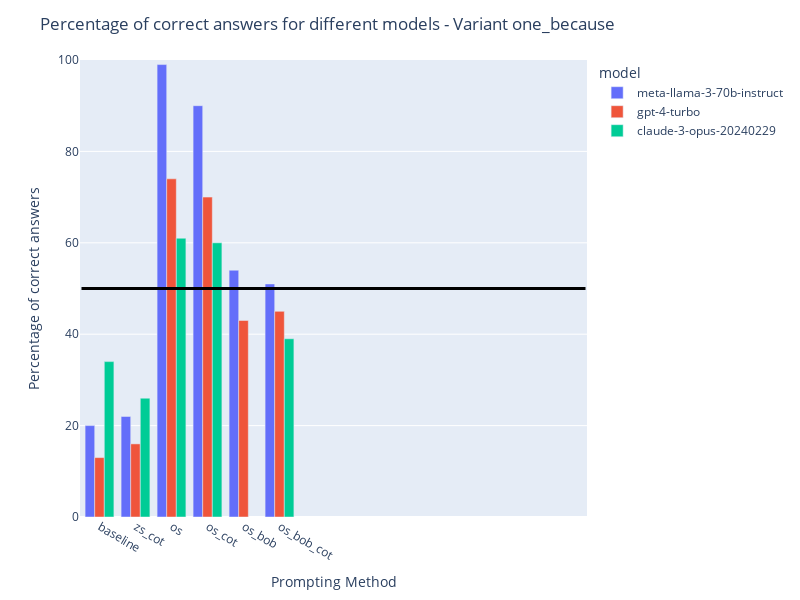
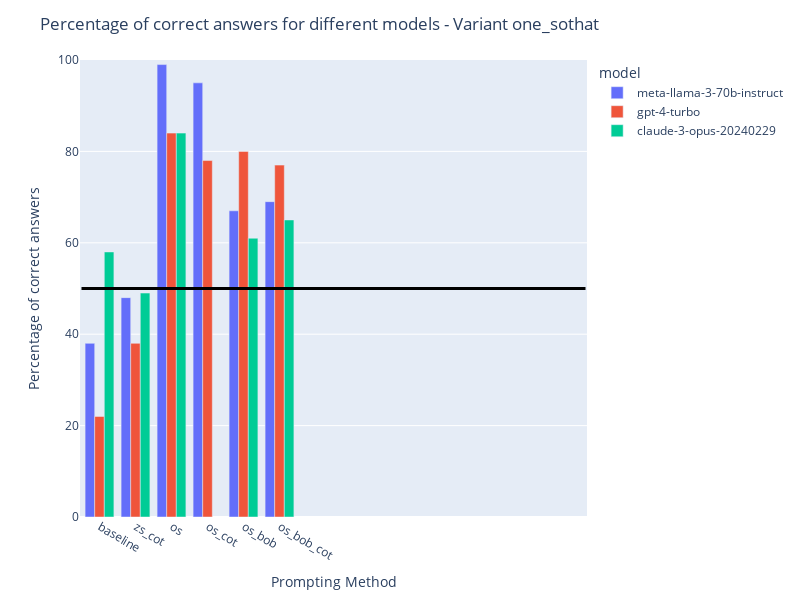
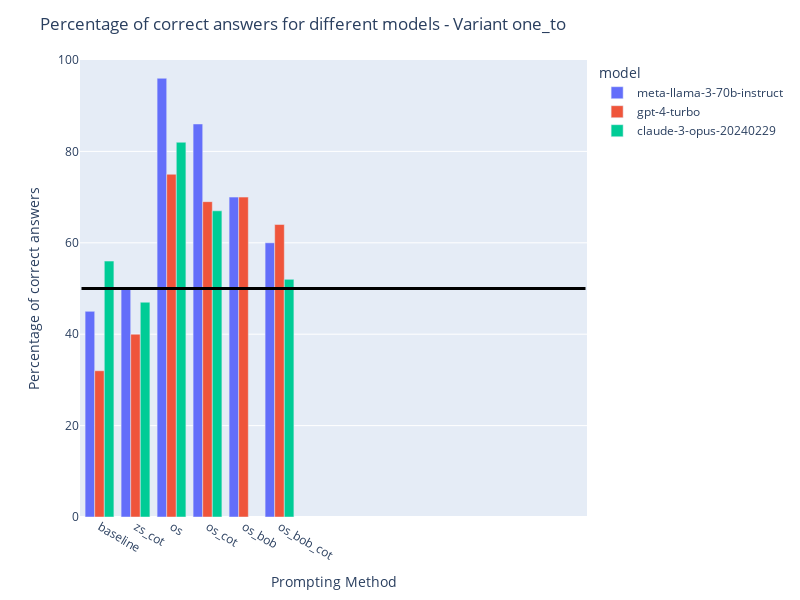
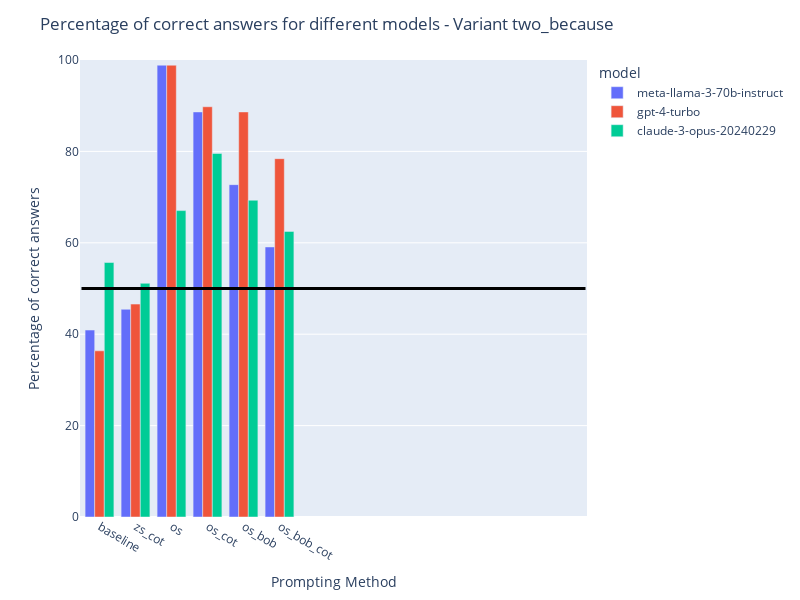

Notebook source saved alongside these figures, in order:
### Markdown cell above
# Results

1. LLM in the wild Except for variance 6, where the problem can be explicitly solved using math, no llm does substantially better than random guessing.
2. "universal prompt engineering" is a myth. Marginal improvements, if at all (some even worse than no engineering)
3. **Except for variance 6, llama significant decrease; GPT-4 turbo consistent decrease; Claude-3 interesting; variant 6 is a Linda problem under math disguise** -- **giving the hint somehow hurts the performance**.
4. GPT-4 and Claude-3 are not learning the wrong answer from the hint; llama is not consistent; maybe worth doing a **few-shot** with incorrect answers (include incorrect reasoning)
5. future work
6. few shot learning doesn't necessarily help, despite model size (future work, test for saturation)
7. future work
8. It's worth checking the outputs of llama-8B; otherwise, almost consistent increase in performance
9. For bigger models, fail to reject null hypothesis for all models except for variant 6; for smaller models, reject null hypothesis 
10. abstraction: fs -> control, we observe improvement in performance (fails at abstraction); future work (variant 6 strong control)???

### Code cell
# Bob 

def compare_(prompting_methods):
    compare_models("one_because", prompting_methods).show()
    compare_models("one_sothat", prompting_methods).show()
    compare_models("one_to", prompting_methods).show()
    compare_models("two_because", prompting_methods).show()
    compare_models("two_sothat", prompting_methods).show()
    compare_models("two_to", prompting_methods).show()
    compare_models("three", prompting_methods).show()
    compare_models("four", prompting_methods).show()
    compare_models("six", prompting_methods).show()

compare_(prompting_methods = ['baseline', 'zs_cot', 'os', 'os_cot', 'os_bob', 'os_bob_cot'])

### Figure 1 — Plotly figure (JSON) as saved in the notebook; plotly's stock layout.template omitted (floating-point values rounded to 4 significant figures)
{"data": [{"alignmentgroup": "True", "hovertemplate": "model=meta-llama-3-70b-instruct<br>prompting_method=%{x}<br>count_correct=%{y}<extra></extra>", "legendgroup": "meta-llama-3-70b-instruct", "marker": {"color": "#636efa", "pattern": {"shape": ""}}, "name": "meta-llama-3-70b-instruct", "offsetgroup": "meta-llama-3-70b-instruct", "orientation": "v", "showlegend": true, "textposition": "auto", "type": "bar", "x": ["baseline", "zs_cot", "os", "os_cot", "os_bob", "os_bob_cot"], "xaxis": "x", "y": [20, 22, 99, 90, 54, 51], "yaxis": "y"}, {"alignmentgroup": "True", "hovertemplate": "model=gpt-4-turbo<br>prompting_method=%{x}<br>count_correct=%{y}<extra></extra>", "legendgroup": "gpt-4-turbo", "marker": {"color": "#EF553B", "pattern": {"shape": ""}}, "name": "gpt-4-turbo", "offsetgroup": "gpt-4-turbo", "orientation": "v", "showlegend": true, "textposition": "auto", "type": "bar", "x": ["baseline", "zs_cot", "os", "os_cot", "os_bob", "os_bob_cot"], "xaxis": "x", "y": [13, 16, 74, 70, 43, 45], "yaxis": "y"}, {"alignmentgroup": "True", "hovertemplate": "model=claude-3-opus-20240229<br>prompting_method=%{x}<br>count_correct=%{y}<extra></extra>", "legendgroup": "claude-3-opus-20240229", "marker": {"color": "#00cc96", "pattern": {"shape": ""}}, "name": "claude-3-opus-20240229", "offsetgroup": "claude-3-opus-20240229", "orientation": "v", "showlegend": true, "textposition": "auto", "type": "bar", "x": ["baseline", "zs_cot", "os", "os_cot", "os_bob", "os_bob_cot"], "xaxis": "x", "y": [34, 26, 61, 60, null, 39], "yaxis": "y"}], "layout": {"autosize": false, "barmode": "group", "height": 600, "legend": {"title": {"text": "model"}, "tracegroupgap": 0}, "margin": {"t": 60}, "shapes": [{"line": {"color": "black", "width": 3}, "type": "line", "x0": -0.5, "x1": 13.5, "y0": 50, "y1": 50}], "title": {"text": "Percentage of correct answers for different models - Variant one_because"}, "width": 800, "xaxis": {"anchor": "y", "domain": [0, 1], "title": {"text": "Prompting Method"}}, "yaxis": {"anchor": "x", "domain": [0, 1], "range": [0, 100], "title": {"text": "Percentage of correct answers"}}}}

### Figure 2 — Plotly figure (JSON) as saved in the notebook; plotly's stock layout.template omitted (floating-point values rounded to 4 significant figures)
{"data": [{"alignmentgroup": "True", "hovertemplate": "model=meta-llama-3-70b-instruct<br>prompting_method=%{x}<br>count_correct=%{y}<extra></extra>", "legendgroup": "meta-llama-3-70b-instruct", "marker": {"color": "#636efa", "pattern": {"shape": ""}}, "name": "meta-llama-3-70b-instruct", "offsetgroup": "meta-llama-3-70b-instruct", "orientation": "v", "showlegend": true, "textposition": "auto", "type": "bar", "x": ["baseline", "zs_cot", "os", "os_cot", "os_bob", "os_bob_cot"], "xaxis": "x", "y": [38, 48, 99, 95, 67, 69], "yaxis": "y"}, {"alignmentgroup": "True", "hovertemplate": "model=gpt-4-turbo<br>prompting_method=%{x}<br>count_correct=%{y}<extra></extra>", "legendgroup": "gpt-4-turbo", "marker": {"color": "#EF553B", "pattern": {"shape": ""}}, "name": "gpt-4-turbo", "offsetgroup": "gpt-4-turbo", "orientation": "v", "showlegend": true, "textposition": "auto", "type": "bar", "x": ["baseline", "zs_cot", "os", "os_cot", "os_bob", "os_bob_cot"], "xaxis": "x", "y": [22, 38, 84, 78, 80, 77], "yaxis": "y"}, {"alignmentgroup": "True", "hovertemplate": "model=claude-3-opus-20240229<br>prompting_method=%{x}<br>count_correct=%{y}<extra></extra>", "legendgroup": "claude-3-opus-20240229", "marker": {"color": "#00cc96", "pattern": {"shape": ""}}, "name": "claude-3-opus-20240229", "offsetgroup": "claude-3-opus-20240229", "orientation": "v", "showlegend": true, "textposition": "auto", "type": "bar", "x": ["baseline", "zs_cot", "os", "os_cot", "os_bob", "os_bob_cot"], "xaxis": "x", "y": [58.0, 49, 84, null, 61, 65], "yaxis": "y"}], "layout": {"autosize": false, "barmode": "group", "height": 600, "legend": {"title": {"text": "model"}, "tracegroupgap": 0}, "margin": {"t": 60}, "shapes": [{"line": {"color": "black", "width": 3}, "type": "line", "x0": -0.5, "x1": 13.5, "y0": 50, "y1": 50}], "title": {"text": "Percentage of correct answers for different models - Variant one_sothat"}, "width": 800, "xaxis": {"anchor": "y", "domain": [0, 1], "title": {"text": "Prompting Method"}}, "yaxis": {"anchor": "x", "domain": [0, 1], "range": [0, 100], "title": {"text": "Percentage of correct answers"}}}}

### Figure 3 — Plotly figure (JSON) as saved in the notebook; plotly's stock layout.template omitted (floating-point values rounded to 4 significant figures)
{"data": [{"alignmentgroup": "True", "hovertemplate": "model=meta-llama-3-70b-instruct<br>prompting_method=%{x}<br>count_correct=%{y}<extra></extra>", "legendgroup": "meta-llama-3-70b-instruct", "marker": {"color": "#636efa", "pattern": {"shape": ""}}, "name": "meta-llama-3-70b-instruct", "offsetgroup": "meta-llama-3-70b-instruct", "orientation": "v", "showlegend": true, "textposition": "auto", "type": "bar", "x": ["baseline", "zs_cot", "os", "os_cot", "os_bob", "os_bob_cot"], "xaxis": "x", "y": [45, 50, 96, 86, 70, 60], "yaxis": "y"}, {"alignmentgroup": "True", "hovertemplate": "model=gpt-4-turbo<br>prompting_method=%{x}<br>count_correct=%{y}<extra></extra>", "legendgroup": "gpt-4-turbo", "marker": {"color": "#EF553B", "pattern": {"shape": ""}}, "name": "gpt-4-turbo", "offsetgroup": "gpt-4-turbo", "orientation": "v", "showlegend": true, "textposition": "auto", "type": "bar", "x": ["baseline", "zs_cot", "os", "os_cot", "os_bob", "os_bob_cot"], "xaxis": "x", "y": [32, 40, 75, 69, 70, 64], "yaxis": "y"}, {"alignmentgroup": "True", "hovertemplate": "model=claude-3-opus-20240229<br>prompting_method=%{x}<br>count_correct=%{y}<extra></extra>", "legendgroup": "claude-3-opus-20240229", "marker": {"color": "#00cc96", "pattern": {"shape": ""}}, "name": "claude-3-opus-20240229", "offsetgroup": "claude-3-opus-20240229", "orientation": "v", "showlegend": true, "textposition": "auto", "type": "bar", "x": ["baseline", "zs_cot", "os", "os_cot", "os_bob", "os_bob_cot"], "xaxis": "x", "y": [56.0, 47, 82, 67, null, 52], "yaxis": "y"}], "layout": {"autosize": false, "barmode": "group", "height": 600, "legend": {"title": {"text": "model"}, "tracegroupgap": 0}, "margin": {"t": 60}, "shapes": [{"line": {"color": "black", "width": 3}, "type": "line", "x0": -0.5, "x1": 13.5, "y0": 50, "y1": 50}], "title": {"text": "Percentage of correct answers for different models - Variant one_to"}, "width": 800, "xaxis": {"anchor": "y", "domain": [0, 1], "title": {"text": "Prompting Method"}}, "yaxis": {"anchor": "x", "domain": [0, 1], "range": [0, 100], "title": {"text": "Percentage of correct answers"}}}}

### Figure 4 — Plotly figure (JSON) as saved in the notebook; plotly's stock layout.template omitted (floating-point values rounded to 4 significant figures)
{"data": [{"alignmentgroup": "True", "hovertemplate": "model=meta-llama-3-70b-instruct<br>prompting_method=%{x}<br>count_correct=%{y}<extra></extra>", "legendgroup": "meta-llama-3-70b-instruct", "marker": {"color": "#636efa", "pattern": {"shape": ""}}, "name": "meta-llama-3-70b-instruct", "offsetgroup": "meta-llama-3-70b-instruct", "orientation": "v", "showlegend": true, "textposition": "auto", "type": "bar", "x": ["baseline", "zs_cot", "os", "os_cot", "os_bob", "os_bob_cot"], "xaxis": "x", "y": [40.91, 45.45, 98.86, 88.64, 72.73, 59.09], "yaxis": "y"}, {"alignmentgroup": "True", "hovertemplate": "model=gpt-4-turbo<br>prompting_method=%{x}<br>count_correct=%{y}<extra></extra>", "legendgroup": "gpt-4-turbo", "marker": {"color": "#EF553B", "pattern": {"shape": ""}}, "name": "gpt-4-turbo", "offsetgroup": "gpt-4-turbo", "orientation": "v", "showlegend": true, "textposition": "auto", "type": "bar", "x": ["baseline", "zs_cot", "os", "os_cot", "os_bob", "os_bob_cot"], "xaxis": "x", "y": [36.36, 46.59, 98.86, 89.77, 88.64, 78.41], "yaxis": "y"}, {"alignmentgroup": "True", "hovertemplate": "model=claude-3-opus-20240229<br>prompting_method=%{x}<br>count_correct=%{y}<extra></extra>", "legendgroup": "claude-3-opus-20240229", "marker": {"color": "#00cc96", "pattern": {"shape": ""}}, "name": "claude-3-opus-20240229", "offsetgroup": "claude-3-opus-20240229", "orientation": "v", "showlegend": true, "textposition": "auto", "type": "bar", "x": ["baseline", "zs_cot", "os", "os_cot", "os_bob", "os_bob_cot"], "xaxis": "x", "y": [55.68, 51.14, 67.05, 79.55, 69.32, 62.5], "yaxis": "y"}], "layout": {"autosize": false, "barmode": "group", "height": 600, "legend": {"title": {"text": "model"}, "tracegroupgap": 0}, "margin": {"t": 60}, "shapes": [{"line": {"color": "black", "width": 3}, "type": "line", "x0": -0.5, "x1": 13.5, "y0": 50, "y1": 50}], "title": {"text": "Percentage of correct answers for different models - Variant two_because"}, "width": 800, "xaxis": {"anchor": "y", "domain": [0, 1], "title": {"text": "Prompting Method"}}, "yaxis": {"anchor": "x", "domain": [0, 1], "range": [0, 100], "title": {"text": "Percentage of correct answers"}}}}
